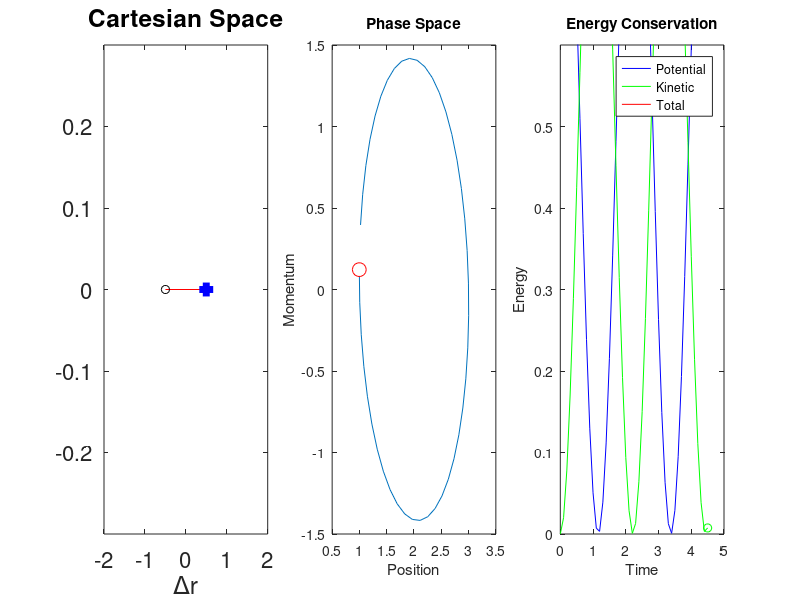

This chart was generated by the following MATLAB code:
%%%%%%%%%%%%%%%%%%%%%%%%%%%%%%%%%%%%%%%%%%%%%%%%%%%%%%%%%%%%%%%%%%%%%%%%%%%
% Verlet integration for an Harmonic oscillator
% Matteo Salvalaglio
% last revision 23/02/2015
%%%%%%%%%%%%%%%%%%%%%%%%%%%%%%%%%%%%%%%%%%%%%%%%%%%%%%%%%%%%%%%%%%%%%%%%%%%

clc
clear all 
close all

%%Initial conditions

r0=1.0; % Initial position
v0=0;  
dt=0.1;
m=1.0;

final_time=5;
nsteps=floor(final_time./dt); %Total number of steps

k=2;
req=2;

r=[];
% Forcefield
f=@(r) -m.*k.*(r-req);
V=@(r) 0.5.*m.*k.*(r-req).^2;

%% Integrate
r(1)=r0;
r(2)=r(1)+v0.*dt;

time(1)=0;
time(2)=time(1)+dt;

POT=[V(r(1)) V(r(2))];
KIN=[0.5.*m.*v0.^ 2 0.5.*m.*v0.^ 2];
H=[POT+KIN];
timestep=2

%Initialize figure
hFig=figure(1);
%set(hFig,'Position',[100 100 450 800])
set(hFig,'Position',[100 100 1200 450])

%Initialize Movie
%writerObj = VideoWriter('Harmonic.avi');
%open(writerObj);

while timestep<nsteps-3
    
    %Verlet integration
    r(timestep+1)=2.*r(timestep)-r(timestep-1)+(dt.^2).*f(r(timestep))./m;
    
    %Compute velocity     
    v(timestep)=(r(timestep+1)-r(timestep))./dt;
    
    % Potential Energy
    POT(timestep)=V(r(timestep));
    % Kinetic Energy
    KIN(timestep)=0.5.*m.*v(timestep).^2;
    % Total Energy
    H(timestep)=POT(timestep)+KIN(timestep);
    
    % Time
    time(timestep+1)=time(timestep)+dt;
    
    
    subplot(1,3,1)
    
    plot([-r(timestep)./2 r(timestep)./2],[0 0],'r-',-r(timestep)./2,0,'ko',r(timestep)./2,0,'b+','MarkerSize',10,'MarkerFaceColor','w','LineWidth',5.0);
    set(gca,'FontSize',16)
    title('Cartesian Space')
    xlim([-2.0 2.0])
    ylim([-0.3 0.3])
    xlabel('\Delta{r}')
    
   % set(gca,'XTick',[ ])
   % set(gca,'YTick',[ ])

    subplot(1,3,3)
    set(gca,'FontSize',16)
    title('Energy Conservation')
    plot(time(1:end-1),POT,'b-',time(1:end-1),KIN,'g-',time(1:end-1),H,'r-',...
    time(timestep),POT(timestep),'bo',time(timestep),KIN(timestep),'go',time(timestep),H(timestep),'ro','MarkerSize',10,'MarkerFaceColor','w');
    legend('Potential','Kinetic','Total')
    title('Energy Conservation')
    xlabel('Time')
    ylabel('Energy')
    ylim([0 0.6])
    

    subplot(1,3,2)
    set(gca,'FontSize',16)
    plot(r(3:end-1),v(3:end)./m,...
    r(timestep),v(timestep)./m,'ro','MarkerSize',10,'MarkerFaceColor','w');
    title('Phase Space');
    xlabel('Position')
    ylabel('Momentum')
    
    
    drawnow
%     namefile=['current_frame.png'];
%     screen2png(namefile)
%     thisimage = imread(namefile);
%     writeVideo(writerObj, thisimage);
    
    
    
    % update timestep
    timestep=timestep+1;
    
end
%close(writerObj);
H
sum(sum(H))


